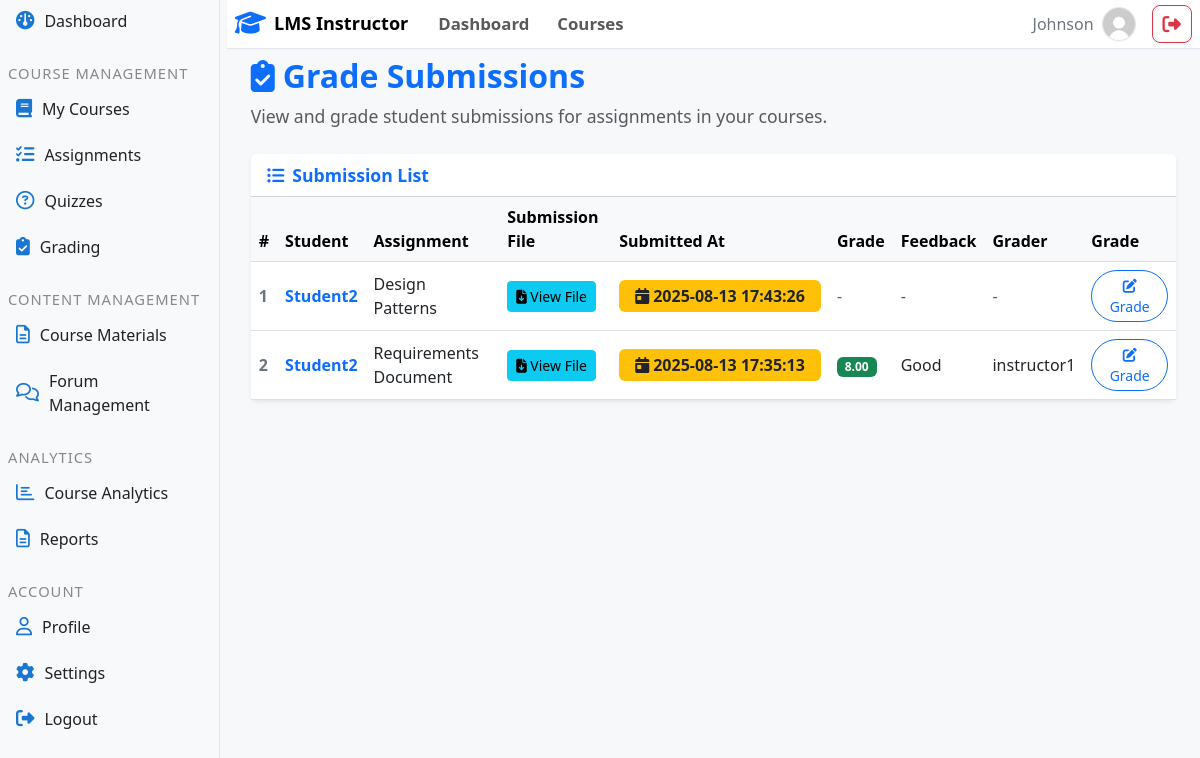
The app's page /instructor/grading.php (signed in) with its own data.
### tables this page shows
CREATE TABLE `assignment_submissions` (
  `id` int(11) NOT NULL,
  `assignment_id` int(11) NOT NULL,
  `student_id` int(11) NOT NULL,
  `submission_text` text DEFAULT NULL,
  `file_path` varchar(500) DEFAULT NULL,
  `submitted_at` timestamp NOT NULL DEFAULT current_timestamp(),
  `grade` decimal(5,2) DEFAULT NULL,
  `feedback` text DEFAULT NULL,
  `graded_by` int(11) DEFAULT NULL,
  `graded_at` timestamp NULL DEFAULT NULL
);

CREATE TABLE `users` (
  `id` int(11) NOT NULL,
  `username` varchar(50) NOT NULL,
  `email` varchar(100) NOT NULL,
  `password` varchar(255) NOT NULL,
  `first_name` varchar(50) NOT NULL,
  `last_name` varchar(50) NOT NULL,
  `role` enum('student','instructor','admin') NOT NULL,
  `profile_image` varchar(255) DEFAULT NULL,
  `created_at` timestamp NOT NULL DEFAULT current_timestamp(),
  `updated_at` timestamp NOT NULL DEFAULT current_timestamp() ON UPDATE current_timestamp()
);

CREATE TABLE `assignments` (
  `id` int(11) NOT NULL,
  `course_id` int(11) NOT NULL,
  `title` varchar(200) NOT NULL,
  `description` text DEFAULT NULL,
  `update_file` varchar(255) DEFAULT NULL,
  `due_date` datetime DEFAULT NULL,
  `max_points` decimal(5,2) DEFAULT 100.00,
  `created_by` int(11) NOT NULL,
  `created_at` timestamp NOT NULL DEFAULT current_timestamp()
);

### instructor/grading.php (the view, shortened to what this page needs)
<?php
$conn = new mysqli('localhost', 'root', '', 'lms_university');
$instructor_id = $_SESSION['user_id'];
$sql = "SELECT s.id as submission_id, s.assignment_id, s.student_id, s.file_path, s.submitted_at, s.grade, s.feedback, s.graded_by, s.graded_at, a.title as assignment_title, u.username as student_name, g.username as grader_name FROM assignment_submissions s JOIN assignments a ON s.assignment_id = a.id JOIN courses c ON a.course_id = c.id JOIN users u ON s.student_id = u.id LEFT JOIN users g ON s.graded_by = g.id WHERE c.instructor_id = $instructor_id ORDER BY s.submitted_at DESC";
$result = $conn->query($sql);
$submissions = [];
if ($result) {
  while ($row = $result->fetch_assoc()) {
    $submissions[] = $row;
  }
}
?>
<!DOCTYPE html>
<html lang="en">
<head>
    <link href="https://cdn.jsdelivr.net/npm/bootstrap@5.3.0/dist/css/bootstrap.min.css" rel="stylesheet">
</head>
<body style="background:#f6f8fa;">
<?php include '../instructor/header_instructor.php'; ?>
<div class="px-4 pt-2 pb-4" style="margin-left:6cm;">
  <div class="d-flex align-items-center justify-content-between mb-4">
    <div>
      <h2 class="fw-bold mb-2 text-primary"><i class="fa-solid fa-clipboard-check me-2"></i>Grade Submissions</h2>
      <div class="text-muted" style="font-size:1.1rem;">View and grade student submissions for assignments in your courses.</div>
    </div>
  </div>
  <div class="card shadow-sm border-0 mb-4">
    <div class="card-header bg-white fw-bold text-primary" style="font-size:1.1rem;"><i class="fa-solid fa-list-ul me-2"></i>Submission List</div>
    <div class="card-body p-0">
      <div class="table-responsive">
        <table class="table table-hover align-middle mb-0">
          <thead class="table-light">
            <tr>
              <th>#</th>
              <th>Student</th>
              <th>Assignment</th>
              <th>Submission File</th>
              <th>Submitted At</th>
              <th>Grade</th>
              <th>Feedback</th>
              <th>Grader</th>
              <th>Grade</th>
            </tr>
          </thead>
          <tbody>
            <?php $i=1; foreach ($submissions as $sub): ?>
            <tr>
              <td class="fw-bold text-secondary"><?php echo $i++; ?></td>
              <td class="fw-bold text-primary"><?php echo htmlspecialchars($sub['student_name']); ?></td>
              <td><?php echo htmlspecialchars($sub['assignment_title']); ?></td>
              <td>
                <a href="../uploads/<?php echo htmlspecialchars($sub['file_path']); ?>" target="_blank" class="btn btn-info btn-sm"><i class="fa-solid fa-file-arrow-down"></i> View File</a>
              </td>
              <td><span class="badge bg-warning text-dark px-3 py-2" style="font-size:1rem;"><i class="fa-solid fa-calendar-day me-1"></i><?php echo htmlspecialchars($sub['submitted_at']); ?></span></td>
              <td>
                <?php echo !empty($sub['grade']) ? '<span class="badge bg-success">'.htmlspecialchars($sub['grade']).'</span>' : '<span class="text-muted">-</span>'; ?>
              </td>
              <td>
                <?php echo !empty($sub['feedback']) ? htmlspecialchars($sub['feedback']) : '<span class="text-muted">-</span>'; ?>
              </td>
              <td>
                <?php echo !empty($sub['grader_name']) ? htmlspecialchars($sub['grader_name']) : '<span class="text-muted">-</span>'; ?>
              </td>
              <td>
                <button type="button" class="btn btn-outline-primary btn-sm rounded-pill px-3"
                  data-bs-toggle="modal" data-bs-target="#gradeModal"
                  data-submission_id="<?php echo $sub['submission_id']; ?>"
                  data-student_name="<?php echo htmlspecialchars($sub['student_name'], ENT_QUOTES); ?>"
                  data-grade="<?php echo is_null($sub['grade']) ? '' : $sub['grade']; ?>"
                  data-feedback="<?php echo htmlspecialchars($sub['feedback'], ENT_QUOTES); ?>"
                >
                  <i class="fa-solid fa-pen-to-square"></i> Grade
                </button>
              </td>
            </tr>
            <?php endforeach; ?>
          </tbody>
                  </table>
                </div>
              </div>
            </div>
          </div>
          </body>
          </html>

### records on screen
assignment_submissions: student.username "Student2", assignment.title "Design Patterns", submitted_at "2025-08-13 17:43:26"
assignment_submissions: student.username "Student2", assignment.title "Requirements Document", submitted_at "2025-08-13 17:35:13", grade "8.00", feedback "Good", graded_by.username "instructor1"

### other values on screen
$_SESSION['last_name'] "Johnson"
